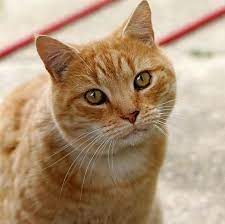
#> input picture cat.jpg, 225 x 224 px
$ python histogram.py
#> lines starting #> are read from the running program, lines starting #| are printed output that depends on the picture
import cv2
import numpy as np
import matplotlib.pyplot as plt
image = cv2.imread('cat.jpg')
#> image is the input picture: shape (224, 225, 3); mean B, G, R 121, 149, 175.7
equ = cv2.cvtColor(image,cv2.COLOR_BGR2HSV)
#> equ: shape (224, 225, 3); mean H, S, V 16.8, 93.5, 175.8
res = np.hstack((image, equ))
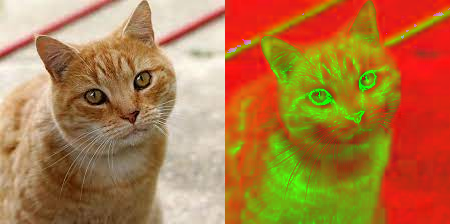
#> res: shape (224, 450, 3); mean B, G, R 68.9, 121.2, 175.8
cv2.imshow('Equilize Histogram',res)
